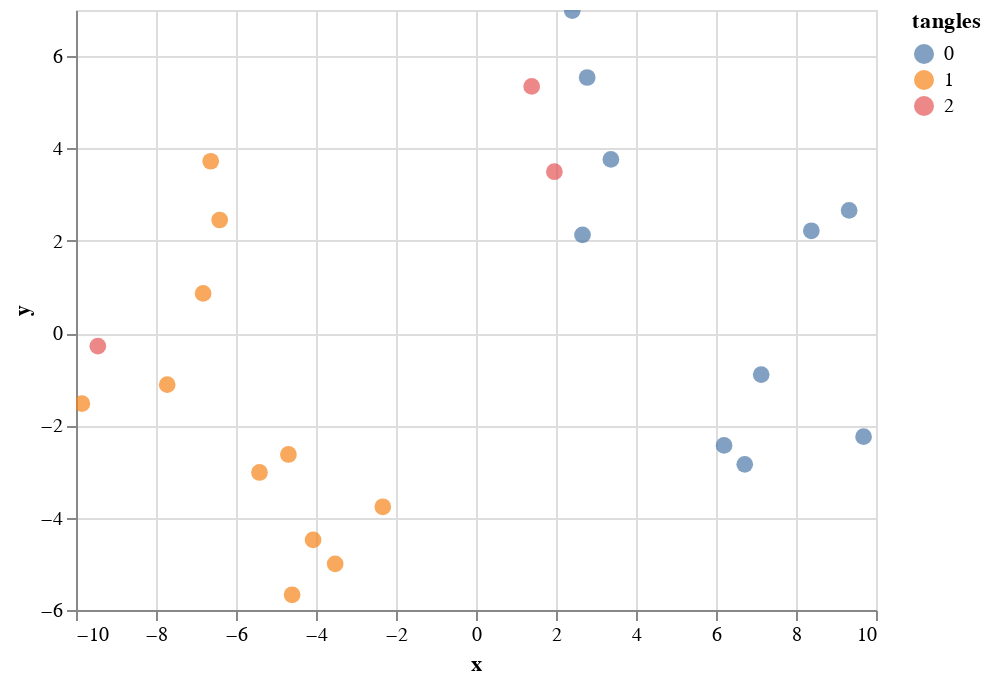

Source (notebook cell):
### Markdown cell above
We can see that a radius of 1 is generally okay. Lowering the radius makes the cuts lower, but that is not that important, since the tangles-algorithm does its work.

Maybe soft cuts can really shine here.

### Code cell
aux_data = Data(embedding, np.ones(cuts.shape[0]))
plot_soft_predictions(aux_data, tangles.contracted_tangles_tree_, tangles.cuts_.values)
tangles.contracted_tangles_tree_.plot_tree()
alt.Chart(df_plot).mark_circle(size=70).encode(x="x", y="y", color="tangles:N",tooltip=info_labels).interactive().display()

### Figure 1 — Vega-Lite specification as saved in the notebook (floating-point values rounded to 4 significant figures)
{"config": {"view": {"continuousWidth": 400, "continuousHeight": 300}}, "data": {"name": "data-63ae939aa0e3dcc4cb9f86d75fd50e71"}, "mark": {"type": "circle", "size": 70}, "encoding": {"color": {"type": "nominal", "field": "tangles"}, "tooltip": [{"type": "nominal", "field": "name"}, {"type": "nominal", "field": "imageset"}, {"type": "nominal", "field": "class"}, {"type": "quantitative", "field": "index"}], "x": {"type": "quantitative", "field": "x"}, "y": {"type": "quantitative", "field": "y"}}, "selection": {"selector003": {"type": "interval", "bind": "scales", "encodings": ["x", "y"]}}, "$schema": "https://vega.github.io/schema/vega-lite/v4.8.1.json", "datasets": {"data-63ae939aa0e3dcc4cb9f86d75fd50e71": [{"index": 0, "x": -5.413, "y": -3.02, "tangles": 1, "name": "dishwasher_03s.jpg", "imageset": "thematic", "class": "dishwasher"}, {"index": 1, "x": -4.69, "y": -2.63, "tangles": 1, "name": "dishwasher_05s.jpg", "imageset": "thematic", "class": "dishwasher"}, {"index": 2, "x": -3.521, "y": -5.0, "tangles": 1, "name": "dishwasher_07s.jpg", "imageset": "thematic", "class": "dishwasher"}, {"index": 3, "x": -2.33, "y": -3.764, "tangles": 1, "name": "dishwasher_09s.jpg", "imageset": "thematic", "class": "dishwasher"}, {"index": 4, "x": -4.598, "y": -5.67, "tangles": 1, "name": "dishwasher_10n.jpg", "imageset": "thematic", "class": "dishwasher"}, {"index": 5, "x": -4.073, "y": -4.482, "tangles": 1, "name": "dishwasher_12n.jpg", "imageset": "thematic", "class": "dishwasher"}, {"index": 6, "x": -9.454, "y": -0.2829, "tangles": 2, "name": "fork_03s.jpg", "imageset": "thematic", "class": "fork"}, {"index": 7, "x": -6.822, "y": 0.8597, "tangles": 1, "name": "fork_05s.jpg", "imageset": "thematic", "class": "fork"}, {"index": 8, "x": -7.72, "y": -1.118, "tangles": 1, "name": "fork_06s.jpg", "imageset": "thematic", "class": "fork"}, {"index": 9, "x": -9.852, "y": -1.529, "tangles": 1, "name": "fork_many.jpg", "imageset": "thematic", "class": "fork"}, {"index": 10, "x": -6.408, "y": 2.45, "tangles": 1, "name": "fork_plastic_light.jpg", "imageset": "thematic", "class": "fork"}, {"index": 11, "x": -6.633, "y": 3.723, "tangles": 1, "name": "fork_wood.jpg", "imageset": "thematic", "class": "fork"}, {"index": 12, "x": 9.328, "y": 2.657, "tangles": 0, "name": "hay_02s.jpg", "imageset": "thematic", "class": "hay"}, {"index": 13, "x": 7.13, "y": -0.8994, "tangles": 0, "name": "hay_03s.jpg", "imageset": "thematic", "class": "hay"}, {"index": 14, "x": 9.689, "y": -2.244, "tangles": 0, "name": "hay_10s_cut.jpg", "imageset": "thematic", "class": "hay"}, {"index": 15, "x": 2.406, "y": 6.988, "tangles": 0, "name": "pitchfork_02s.jpg", "imageset": "thematic", "class": "pitchfork"}, {"index": 16, "x": 3.372, "y": 3.763, "tangles": 0, "name": "pitchfork_03s.jpg", "imageset": "thematic", "class": "pitchfork"}, {"index": 17, "x": 2.779, "y": 5.538, "tangles": 0, "name": "pitchfork_04s.jpg", "imageset": "thematic", "class": "pitchfork"}, {"index": 18, "x": 1.959, "y": 3.496, "tangles": 2, "name": "pitchfork_09s.jpg", "imageset": "thematic", "class": "pitchfork"}, {"index": 19, "x": 2.663, "y": 2.127, "tangles": 0, "name": "pitchfork_15s.jpg", "imageset": "thematic", "class": "pitchfork"}, {"index": 20, "x": 1.392, "y": 5.344, "tangles": 2, "name": "pitchfork_16s.jpg", "imageset": "thematic", "class": "pitchfork"}, {"index": 21, "x": 8.384, "y": 2.217, "tangles": 0, "name": "straw_01.jpg", "imageset": "thematic", "class": "straw"}, {"index": 22, "x": 6.202, "y": -2.435, "tangles": 0, "name": "straw_02.jpg", "imageset": "thematic", "class": "straw"}, {"index": 23, "x": 6.719, "y": -2.844, "tangles": 0, "name": "straw_hay_01b.jpg", "imageset": "thematic", "class": "straw"}]}}
